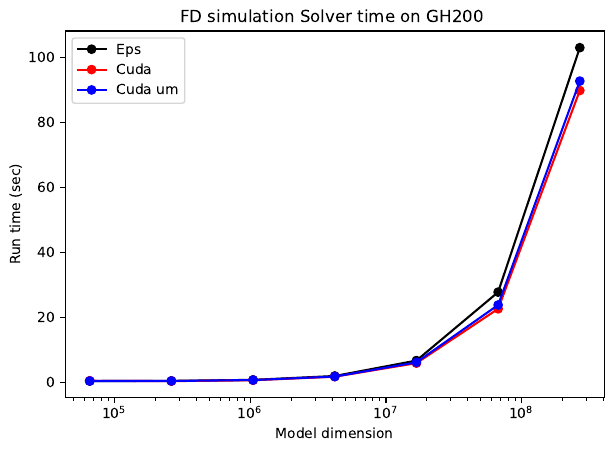

Write the Python code that produced this figure.
#!/usr/bin/python3
import numpy as np
import pylab as pl

def getdata(file,item,lrec) :
    ''' getdata reads an ascii file with timing records
    
        Parameters:
          file : File name

        Returns :

    '''

    data = np.loadtxt(file)
    n = data.shape[0]
    nrec=int(n/lrec)
    print(nrec)
    x = np.zeros((nrec))
    y = np.zeros((nrec))
    j=0
    for i in range(0,nrec) :
      x[i] = data[j] 
      y[i] = data[j+item] 
      j=j+lrec
    return(x,y)

# Record lenght 
lrec=7
#Get the solver time
item=5

path = '../GH200/Eps/'
file=path+'log-cuda.txt'
x1,y1 = getdata(file,item,lrec)

path = '../GH200/Cuda/'
file=path+'log.txt'
x2,y2 = getdata(file,item,lrec)

path = '../GH200/Cuda-um/'
file=path+'log.txt'
x3,y3 = getdata(file,item,lrec)

# Plotting
fig = pl.figure()
#pl.xticks(np.arange(0,3.1,1))
x1=x1*x1
x2=x2*x2
x3=x3*x3
pl.xscale("log", base=10)
#pl.yscale("log", base=10)
l1=pl.plot(x1,y1,label='Eps',color='black',marker='o',linestyle='solid')
l2=pl.plot(x2,y2,label='Cuda',color='red',marker='o',linestyle='solid')
l3=pl.plot(x3,y3,label='Cuda um',color='blue',marker='o',linestyle='solid')

pl.legend(loc='upper left')
pl.xlabel('Model dimension')
pl.ylabel('Run time (sec)')
pl.title("FD simulation Solver time on GH200 ")
#pl.ylim(0.1,100.0)
#pl.xlim(0,10000.0)

#ax=pl.gca()
#pl.Axes.set_aspect(ax,0.75)

pl.rc('font',size=15)
pl.gcf().tight_layout(h_pad=0,w_pad=0)
pl.savefig('solvertime-gh200.pdf',bbox_inches='tight')
#pl.show()
